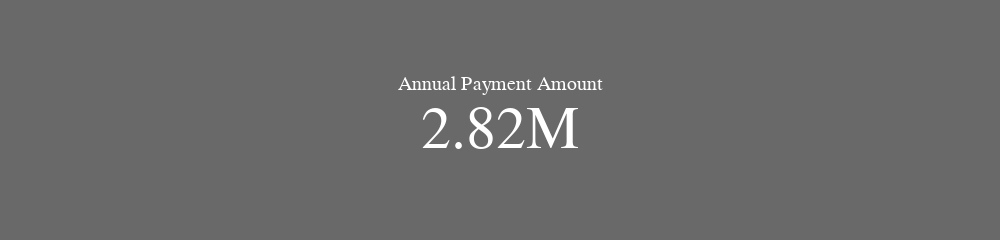

The notebook cell this image was saved under:
### Code cell
ap_fig = go.Figure()
ap_fig.add_trace(go.Indicator(mode="number", value=annual_payment, title={"text": "Annual Payment Amount"}))
ap_fig.update_layout(
    height=200,
    width=1000,
    paper_bgcolor="dimgray",
    plot_bgcolor="black",
    font=dict(family="Century Gothic, Bold", color="white", size=20)
)
ap_fig.show()

### Figure 1 — Plotly figure (JSON) as saved in the notebook; plotly's stock layout.template omitted (floating-point values rounded to 4 significant figures)
{"data": [{"mode": "number", "title": {"text": "Annual Payment Amount"}, "type": "indicator", "value": 2820000.0}], "layout": {"font": {"color": "white", "family": "Century Gothic, Bold", "size": 20}, "height": 200, "paper_bgcolor": "dimgray", "plot_bgcolor": "black", "width": 1000}}
